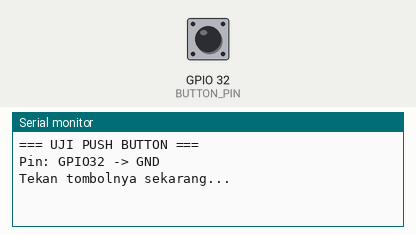
This sketch was run on a simulated ESP32. Shown: the last lines printed to the serial monitor. The inputs (shaded band) are chosen by the test bench; at power-on: GPIO 32 (BUTTON_PIN) HIGH.

Above: at 1.2 s.
1.3 s: GPIO 32 (BUTTON_PIN) pulled LOW for 0.15 s
At 2.6 s:
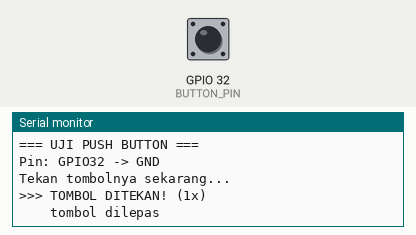
2.9 s: GPIO 32 (BUTTON_PIN) pulled LOW for 1 s
At 3.7 s:
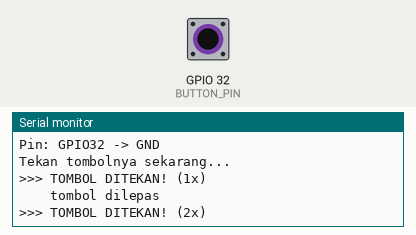
5.4 s: GPIO 32 (BUTTON_PIN) pulled LOW for 0.15 s
At 6.9 s:
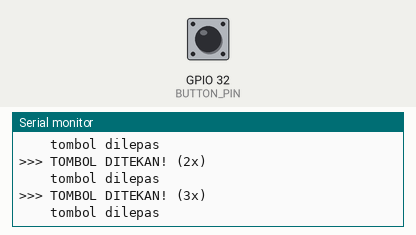

The sketch:

test_push_button.ino
```cpp
// ============================================================
// UJI PUSH BUTTON — tekan/lepas muncul di Serial Monitor
//
// KONEKSI: satu kaki tombol -> BUTTON_PIN, kaki lain -> GND
//   (pull-up internal, tidak perlu resistor tambahan)
//   ESP32: GPIO32 | Arduino Uno: ganti BUTTON_PIN ke 2 (atau pin bebas lain)
//
// CARA PAKAI: flash sketch ini -> buka Serial Monitor (115200 baud) ->
//   tekan tombolnya -> layar langsung menulis "TOMBOL DITEKAN!"
// ============================================================
#define BUTTON_PIN 32        // ESP32; Arduino Uno -> ganti mis. 2

int  jumlahTekan = 0;
bool terakhir    = true;     // true = dilepas (pullup)

void setup() {
    Serial.begin(115200);
    pinMode(BUTTON_PIN, INPUT_PULLUP);
    Serial.println("=== UJI PUSH BUTTON ===");
    Serial.print("Pin: GPIO");
    Serial.print(BUTTON_PIN);
    Serial.println(" -> GND");
    Serial.println("Tekan tombolnya sekarang...");
}

void loop() {
    bool lepas = (digitalRead(BUTTON_PIN) == HIGH);

    if (lepas != terakhir) {
        if (!lepas) {
            jumlahTekan++;
            Serial.print(">>> TOMBOL DITEKAN! (");
            Serial.print(jumlahTekan);
            Serial.println("x)");
        } else {
            Serial.println("    tombol dilepas");
        }
        terakhir = lepas;
        delay(30);   // anti-getar sederhana
    }
}
```

Measured:
- after the input at 1.3 s, the serial monitor: prints a new line at once (image 1)
- after the input at 2.9 s, the serial monitor: prints a new line at once (image 2)
- after the input at 5.4 s, the serial monitor: prints a new line at once (image 3)
